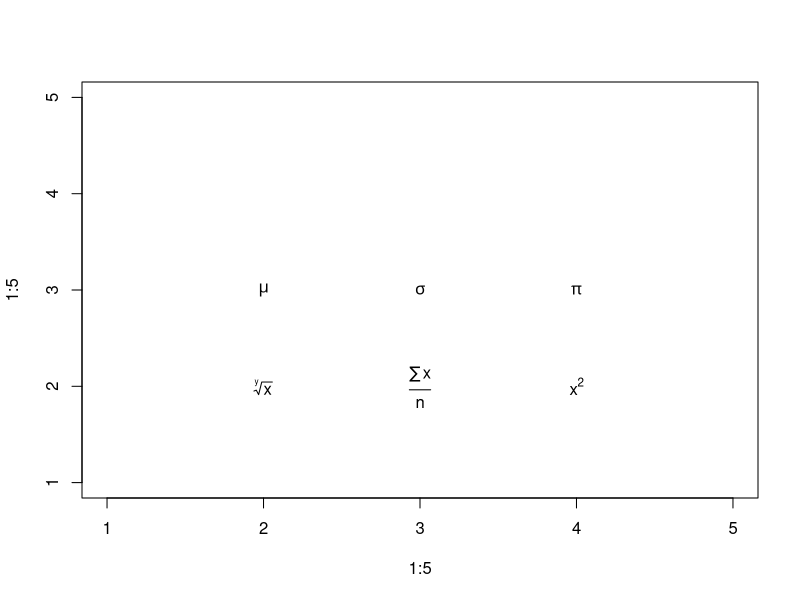
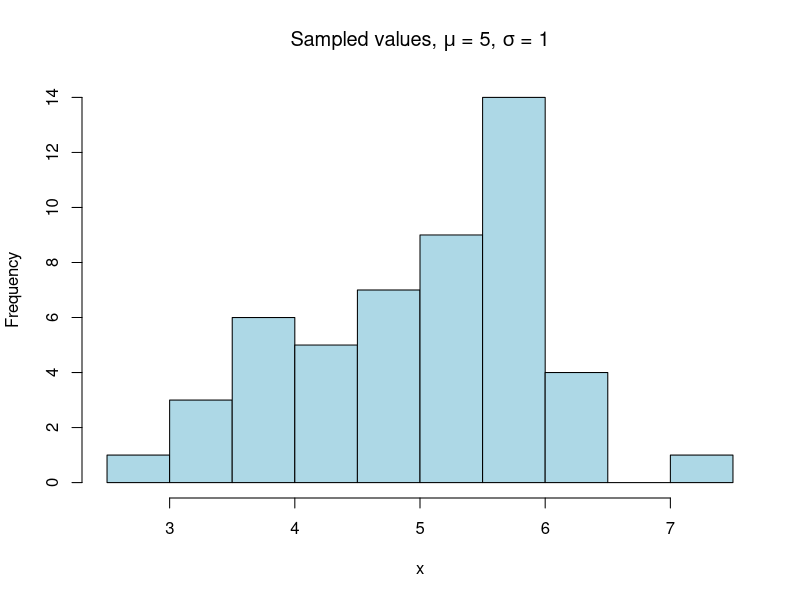

The R source for these figures, in order:
## ---- chunk 1
knitr::opts_chunk$set(echo = TRUE)
## ---- chunk 2
# Create a blank plot.
plot(1:5, 1:5, type = "n")

# Add text inside the plot to demonstrate how to embed math symbols and/or equations.
text(2, 3, expression(mu))
text(3, 3, expression(sigma))
text(4, 3, expression(pi))
text(2, 2, expression(sqrt(x, y)))
text(3, 2, expression(frac(sum(x), n)))
text(4, 2, expression(x^2))

## ---- chunk 3
# Generate random numbers from a normal distribution.
x <- rnorm(mean = 5, sd = 1, n = 50)

# Create a histogram with a title, indicating the mean and standard deviation.
hist(x, main = expression(paste("Sampled values, ", mu, " = 5, ", sigma, " = 1")),
         col = "lightblue")
